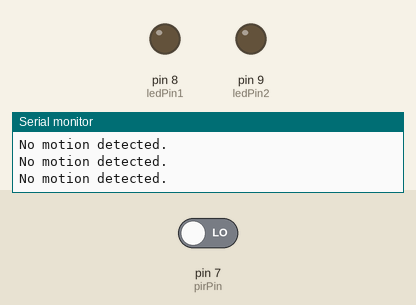
Simulated run of this sketch. Board: Arduino Uno, built with avr-gcc and run on an emulated ATmega328P. On the bench: output pins drawn as LEDs (lit = HIGH), the last lines printed to the serial monitor. Dashed ring = blinking. The test bench sets the inputs (shaded band); at power-on: pin 7 (pirPin) LOW.

Above: at 1.8 s.
1.9 s: pin 7 (pirPin) driven HIGH
At 2.4 s:
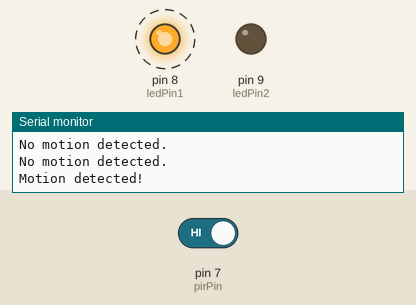
At 4.8 s:
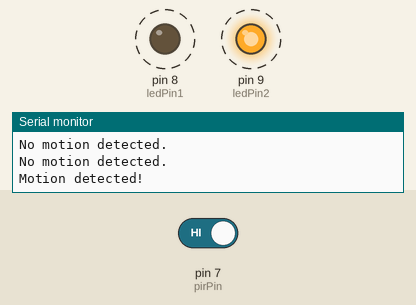
4.9 s: pin 7 (pirPin) driven LOW
At 6.7 s:
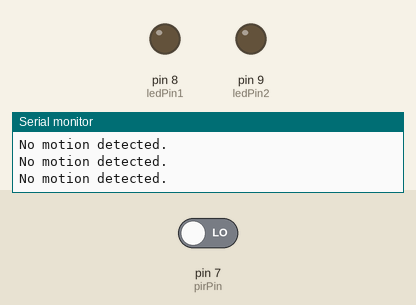
Timing chart, 0 to 8.2 s (numbered marks = the images above; inputs shaded):
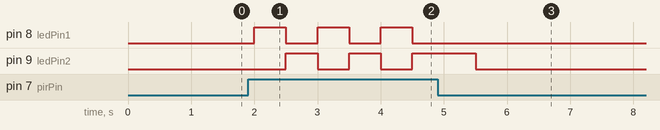

The sketch:

ex06.ino
```cpp
const int pirPin = 7;
const int ledPin1 = 8;
const int ledPin2 = 9;

void setup() {
  Serial.begin(9600);
  pinMode(pirPin, INPUT);
  pinMode(ledPin1, OUTPUT);
  pinMode(ledPin2, OUTPUT);
}

void loop() {
  int sensorValue = digitalRead(pirPin);

  if (sensorValue == HIGH) {
    Serial.println("Motion detected!");
    blinkLEDs();
  } else {
    Serial.println("No motion detected.");
    digitalWrite(ledPin1, LOW);
    digitalWrite(ledPin2, LOW);
  }

  delay(500);  // Short delay to avoid overwhelming serial output
}

void blinkLEDs() {
  // Blink LEDs continuously until no motion is detected
  while (digitalRead(pirPin) == HIGH) {
    digitalWrite(ledPin1, HIGH);
    digitalWrite(ledPin2, LOW);
    delay(500);
    digitalWrite(ledPin1, LOW);
    digitalWrite(ledPin2, HIGH);
    delay(500);
  }
}
```

Measured:
- after the input at 1.9 s, pin 8 (ledPin1): alternates HIGH for 0.50 s and LOW for 0.50 s, starting after 0.10 s; pin 9 (ledPin2): alternates HIGH for 0.50 s and LOW for 0.50 s, starting after 0.60 s
- after the input at 4.9 s, pin 8 (ledPin1): stops changing and stays LOW
